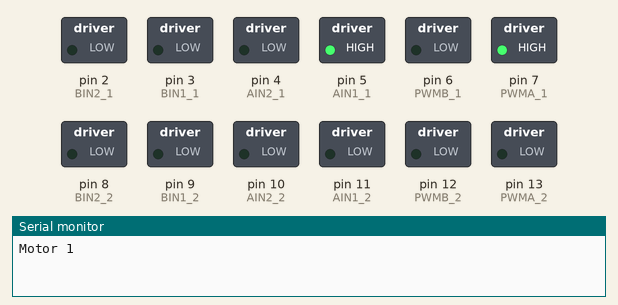
Recording of a sketch running on a simulated Arduino Uno, built with avr-gcc and run on an emulated ATmega328P. Parts: switched loads named in the sketch (green lamp = pin HIGH), the last lines printed to the serial monitor. At 20.0 s the program stops and its outputs stay as they are.

Above: at 0.1 s.
At 3.1 s:
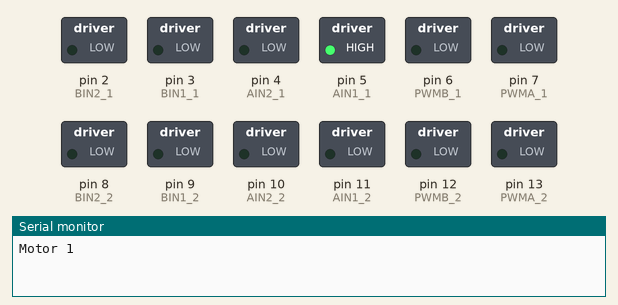
At 5.1 s:
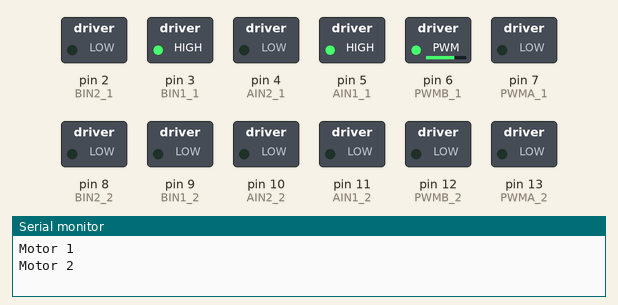
At 8.1 s:
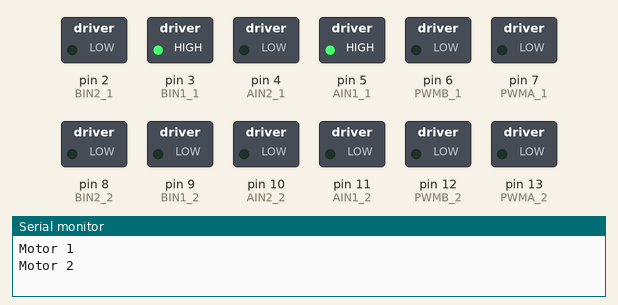
At 13.1 s:
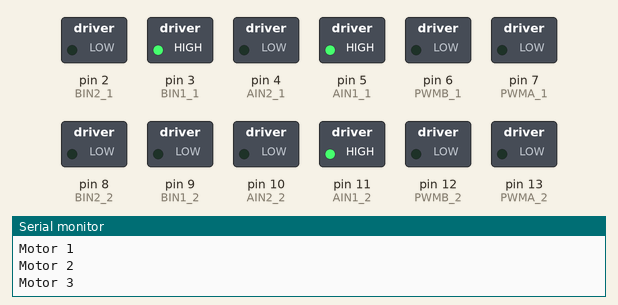
At 18.1 s:
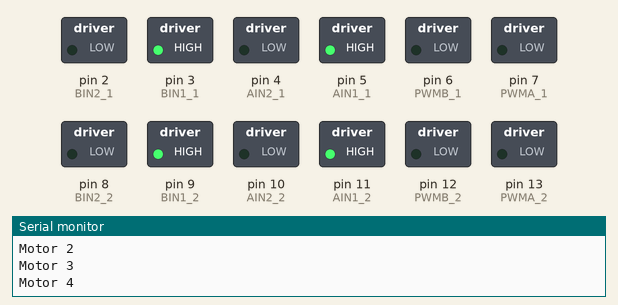
Timing chart, 0 to 19.6 s (numbered marks = the images above):
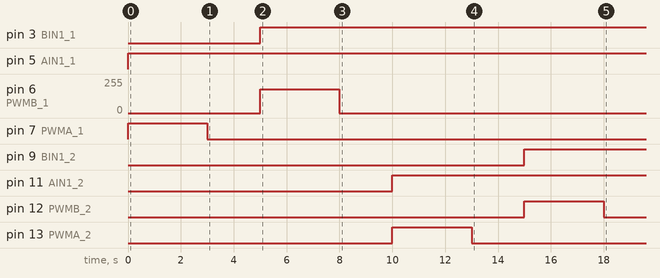

The sketch:

ccw_test.ino
```cpp
// Motor 1
const int AIN1_1 = 5;
const int AIN2_1 = 4;
const int PWMA_1 = 7;

// Motor 2
const int BIN1_1 = 3;
const int BIN2_1 = 2;
const int PWMB_1 = 6;

// Motor 3
const int AIN1_2 = 11;
const int AIN2_2 = 10;
const int PWMA_2 = 13;

// Motor 4
const int BIN1_2 = 9;
const int BIN2_2 = 8;
const int PWMB_2 = 12;

void setup() {

  pinMode(AIN1_1, OUTPUT);
  pinMode(AIN2_1, OUTPUT);
  pinMode(PWMA_1, OUTPUT);

  pinMode(BIN1_1, OUTPUT);
  pinMode(BIN2_1, OUTPUT);
  pinMode(PWMB_1, OUTPUT);

  pinMode(AIN1_2, OUTPUT);
  pinMode(AIN2_2, OUTPUT);
  pinMode(PWMA_2, OUTPUT);

  pinMode(BIN1_2, OUTPUT);
  pinMode(BIN2_2, OUTPUT);
  pinMode(PWMB_2, OUTPUT);
}

void loop() {

  testMotor(AIN1_1, AIN2_1, PWMA_1, "Motor 1");
  testMotor(BIN1_1, BIN2_1, PWMB_1, "Motor 2");
  testMotor(AIN1_2, AIN2_2, PWMA_2, "Motor 3");
  testMotor(BIN1_2, BIN2_2, PWMB_2, "Motor 4");

  while (1);
}

void testMotor(int in1, int in2, int pwm, const char* name) {

  Serial.begin(115200);

  Serial.println(name);

  digitalWrite(in1, HIGH);
  digitalWrite(in2, LOW);
  analogWrite(pwm, 180);

  delay(3000);

  analogWrite(pwm, 0);

  delay(2000);
}
```

Measured:
- by itself, pin 3 (BIN1_1): LOW → HIGH at 5.0 s
- by itself, pin 5 (AIN1_1): LOW → HIGH at 0.00 s
- by itself, pin 6 (PWMB_1): 0/255 → 180/255 at 5.0 s, → 0/255 3.0 s later
- by itself, pin 7 (PWMA_1): LOW → HIGH at 0.00 s, → LOW 3.0 s later
- by itself, pin 9 (BIN1_2): LOW → HIGH at 15.0 s
- by itself, pin 11 (AIN1_2): LOW → HIGH at 10.0 s
- by itself, pin 12 (PWMB_2): LOW → HIGH at 15.0 s, → LOW 3.0 s later
- by itself, pin 13 (PWMA_2): LOW → HIGH at 10.0 s, → LOW 3.0 s later
